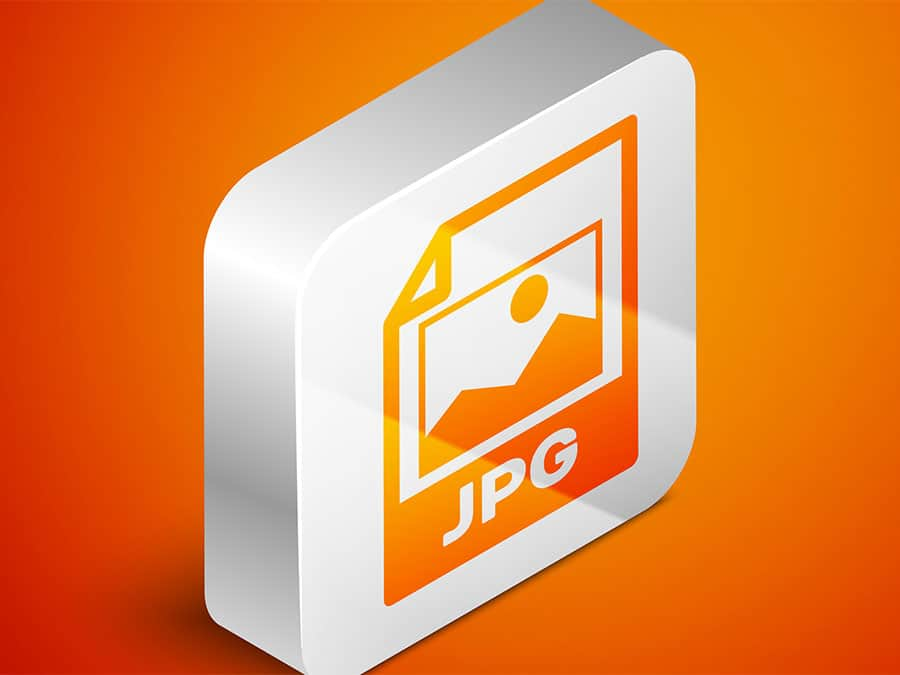
#> input picture input.jpg, 900 x 675 px, given in place of the camera
$ jupyter execute portraitor.ipynb
#> lines starting #> are read from the running program, lines starting #| are printed output that depends on the picture; after the words box and inside, x2 and y2 are one past the last pixel; in counts of white or black regions, pixels touching at a corner belong together
[cell 1]
import cv2
import os
import numpy as np

# Složka pro uložení snapshotů
output_dir = "snapshots"
os.makedirs(output_dir, exist_ok=True)

# Stylizace
STYLE_ORIGINAL = 1
STYLE_SKETCH = 2
STYLE_CARTOON = 3
STYLE_GRAY = 4
STYLE_SEPIA = 5
STYLE_BLUR = 6
STYLE_EDGES = 7
STYLE_OIL = 8
STYLE_TOON = 9
STYLE_COOL = 0

current_style = STYLE_ORIGINAL

# Inicializace kamery
video = cv2.VideoCapture(0)
padding = 0.3

# Funkce pro efekty
# [18 lines left out: functions apply_sketch, apply_cartoon, not called in this run]

def apply_gray(frame):
    gray = cv2.cvtColor(frame, cv2.COLOR_BGR2GRAY)
    return cv2.cvtColor(gray, cv2.COLOR_GRAY2BGR)

# [6 lines left out: function apply_sepia, not called in this run]

def apply_blur(frame):
    return cv2.GaussianBlur(frame, (15, 15), 0)

# [4 lines left out: function apply_edges, not called in this run]

def apply_oil(frame):
    return cv2.edgePreservingFilter(frame, flags=1, sigma_s=60, sigma_r=0.4)

# [13 lines left out: functions apply_toon, apply_cool, not called in this run]

print("\n🔁 Klávesy pro přepínání stylů:")
print("  1 = Originál")
print("  2 = Tužková skica")
print("  3 = Cartoon")
print("  4 = Černobílý")
print("  5 = Sepia")
print("  6 = Rozmazání")
print("  7 = Hrany (Canny)")
print("  8 = Oil Painting")
print("  9 = Komiks (Toon)")
print("  0 = Cool Tones")
print("  s = Uložit snímek")
print("  q = Ukončit")

snapshot_counter = 1

while True:
    ret, frame = video.read()
#> frame is the input picture: shape (675, 900, 3); mean B, G, R 76.8, 140.2, 225.9
    frame = cv2.flip(frame, 1)
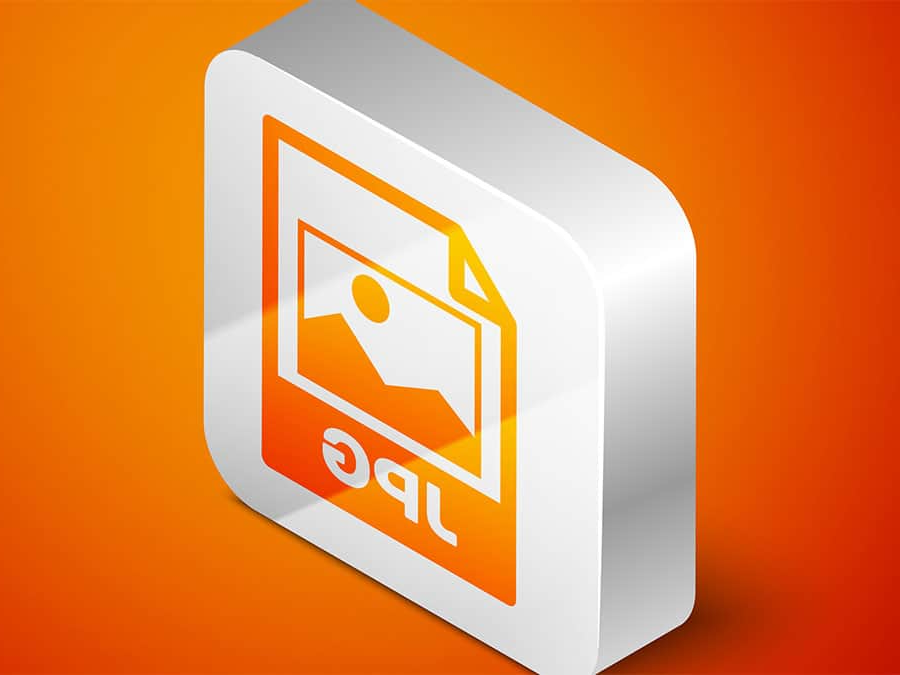
#> frame: shape (675, 900, 3); mean B, G, R 76.8, 140.2, 225.9
    output = frame.copy()

    if current_style == STYLE_SKETCH:
        output = apply_sketch(output)
    elif current_style == STYLE_CARTOON:
        output = apply_cartoon(output)
    elif current_style == STYLE_GRAY:
        output = apply_gray(output)
    elif current_style == STYLE_SEPIA:
        output = apply_sepia(output)
    elif current_style == STYLE_BLUR:
        output = apply_blur(output)
    elif current_style == STYLE_EDGES:
        output = apply_edges(output)
    elif current_style == STYLE_OIL:
        output = apply_oil(output)
    elif current_style == STYLE_TOON:
        output = apply_toon(output)
    elif current_style == STYLE_COOL:
        output = apply_cool(output)

    style_texts = {
        STYLE_ORIGINAL: "Originál",
        STYLE_SKETCH: "Tužková skica",
        STYLE_CARTOON: "Cartoon",
        STYLE_GRAY: "Černobílý",
        STYLE_SEPIA: "Sepia",
        STYLE_BLUR: "Rozmazání",
        STYLE_EDGES: "Hrany",
        STYLE_OIL: "Oil Painting",
        STYLE_TOON: "Komiks",
        STYLE_COOL: "Cool Tones"
    }

    cv2.putText(output, f"Styl: {style_texts.get(current_style, 'Neznámý')}", (10, 30),
                cv2.FONT_HERSHEY_SIMPLEX, 1, (255,255,255), 2)
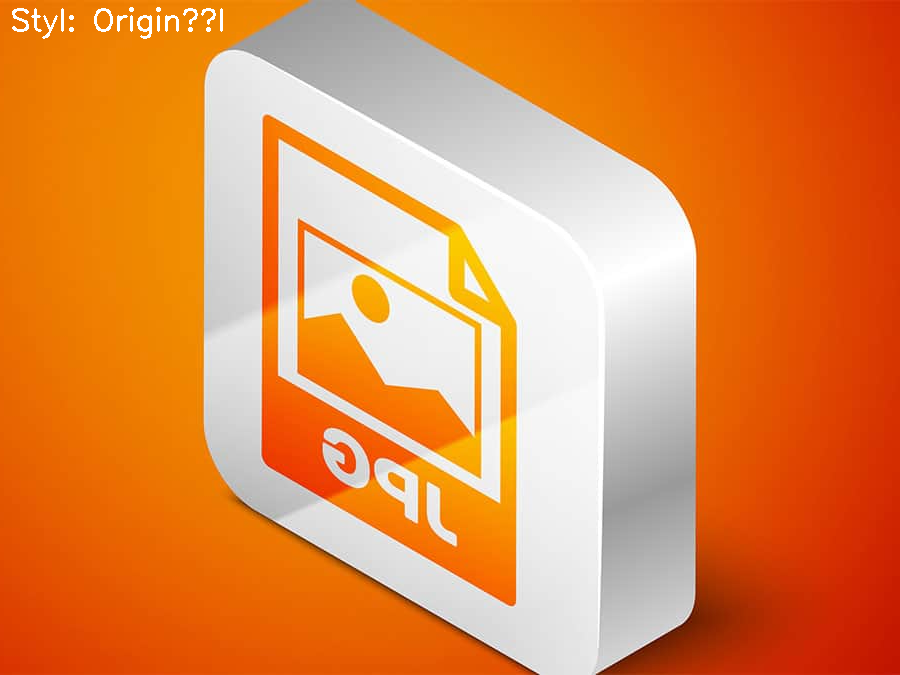
#> output: shape (675, 900, 3); 0.24% of pixels changed, all inside (x1, y1, x2, y2) = (12, 7, 223, 39)

    cv2.imshow("Webcam stylizace", output)

    key = cv2.waitKey(1) & 0xFF
#> (key q is pressed here)

    if key == ord('q'):
        break
    elif key in [ord(str(i)) for i in range(10)]:
        current_style = int(chr(key))
    elif key == ord('s'):
        filename = os.path.join(output_dir, f"snapshot_{snapshot_counter}.jpg")
        cv2.imwrite(filename, output)
        print(f"🖼️ Snapshot uložen jako {filename}")
        snapshot_counter += 1

video.release()
cv2.destroyAllWindows()
